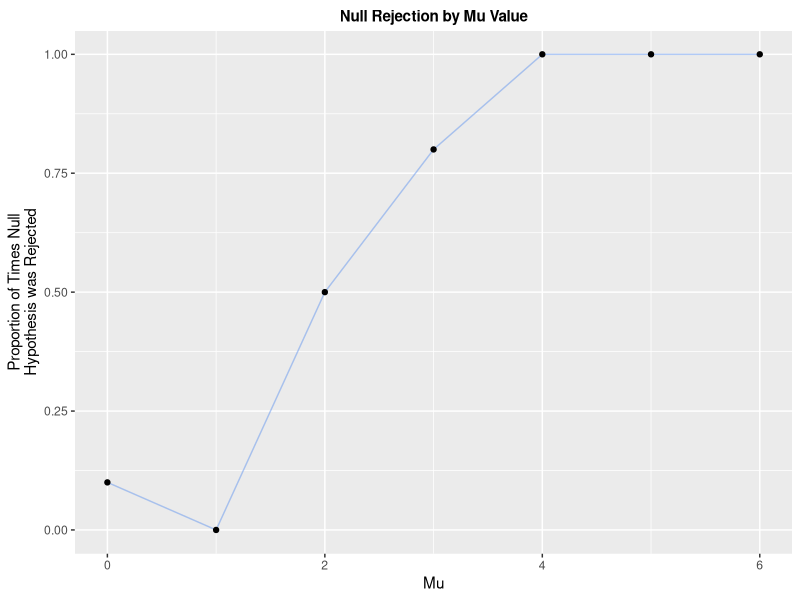
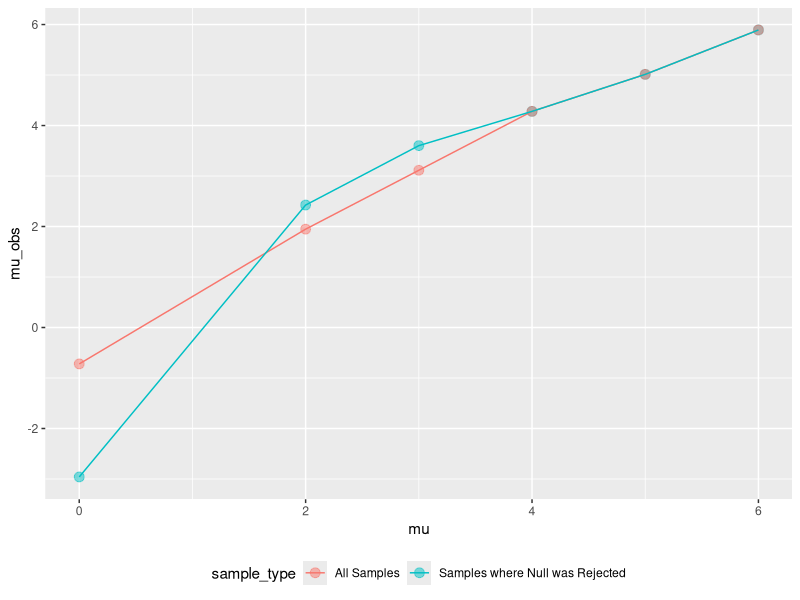

Write R code to recreate these figures, in order.
## ---- chunk 1
library(tidyverse)
library(purrr)

# DEFAULT SETTINGS FOR FIGURE EXPORT
knitr::opts_chunk$set(
  fig.width = 6,
  fig.asp = .6,
  out.width = "90%",
  fig.align = "center")

theme_set(
  theme(
    legend.position = "bottom",
    plot.title = element_text(hjust = 0.5, margin = margin(b = 5), face = "bold"),
    plot.subtitle = element_text(hjust = 0.5, margin = margin(b = 10), color = "azure4", face = "bold", size = 8)))

## ---- chunk 2
n = 30
sigma = 5
mu = 0
n_samples = 5000
## ---- chunk 3
# Create empty list of length 5000
data = vector("list", length = n_samples)

# Generate samples and fill list
for (i in 1:n_samples){
  data[[i]] = rnorm(n, mu, sigma)
}

# Convert list to dataframe for ease of use
data_df =
  tibble(
    id = c(1:n_samples),
    samp = data)
## ---- chunk 4
# Add columns with t_test results, observed mean, and p-value
data_df = data_df |> 
  mutate(
    t_test = map(samp, \(x) broom::tidy(t.test(x))),
    mu_obs = map_dbl(t_test, \(x) x$estimate),
    p_value = map_dbl(t_test, \(x) x$p.value))

# Preview of dataframe
head(data_df, 10)
## ---- chunk 5
get_norm_samples = function(mu = 0, n = 30, sigma = 5, n_samples = 10){
  # Conditional
  if (!is.numeric(c(n, sigma, mu, n_samples))){
    stop("all arguments must be numeric")
  }
  
  # Create empty list of length n_samples
  data = vector("list", length = n_samples)
  
  # Generate samples and fill list
  for (i in 1:n_samples){
    data[[i]] = rnorm(n, mu, sigma)
  }
  
  # Convert list to dataframe for ease of use
  data_df =
    tibble(
      id = c(1:n_samples),
      samp = data)
  
  # Return output data_df with all samples
  return(data_df)
}
## ---- chunk 6
perform_t_test = function(data_df){
  output_df = data_df |> 
    mutate(
      t_test = map(samp, \(x) broom::tidy(t.test(x))),
      mu_obs = map_dbl(t_test, \(x) x$estimate),
      p_value = map_dbl(t_test, \(x) x$p.value)
    ) |> 
    select(id, mu_obs, p_value)
  
  return(output_df)
}
## ---- chunk 7
# List of all mu values
mu_list = c(0:6)

# Dataframe containing all mu values and results for each
results_df = 
  tibble(
    mu = mu_list,
    result = map(mu_list, \(x) perform_t_test(get_norm_samples(mu = x)))
  )

# Let's look at the results for mu = 0
results_df$result[[mu == 0]]
## ---- chunk 8
alpha = 0.05

results_df |> 
  unnest(result) |> 
  mutate(
    reject_h = p_value < alpha) |> 
  group_by(mu) |> 
  summarize(
    pr_reject = mean(reject_h)) |> 
  ggplot(aes(x = mu, y = pr_reject)) +
  geom_line(color = "cornflowerblue", alpha = 0.5) +
  geom_point() +
  labs(
    title = "Null Rejection by Mu Value",
    x = "Mu",
    y = "Proportion of Times Null\nHypothesis was Rejected"
  )
## ---- chunk 9

results_df |> 
  unnest(result) |> 
  filter(p_value < 0.05) |> 
  group_by(mu) |> 
  summarize(avg_mu_obs_RH = mean(mu_obs)) |> 
  left_join(
    results_df |> 
      unnest(result) |>
      group_by(mu) |> 
      summarize(avg_mu_obs_ALL = mean(mu_obs))
  ) |>
  pivot_longer(
    cols = -mu,
    names_to = "sample_type",
    values_to = "mu_obs") |> 
  mutate(
    sample_type = case_when(
      sample_type == "avg_mu_obs_RH" ~ "Samples where Null was Rejected",
      sample_type == "avg_mu_obs_ALL" ~ "All Samples")) |>
  ggplot(aes(x = mu, y = mu_obs, color = sample_type)) +
  geom_point(alpha = .5, size = 3) +
  geom_line()

